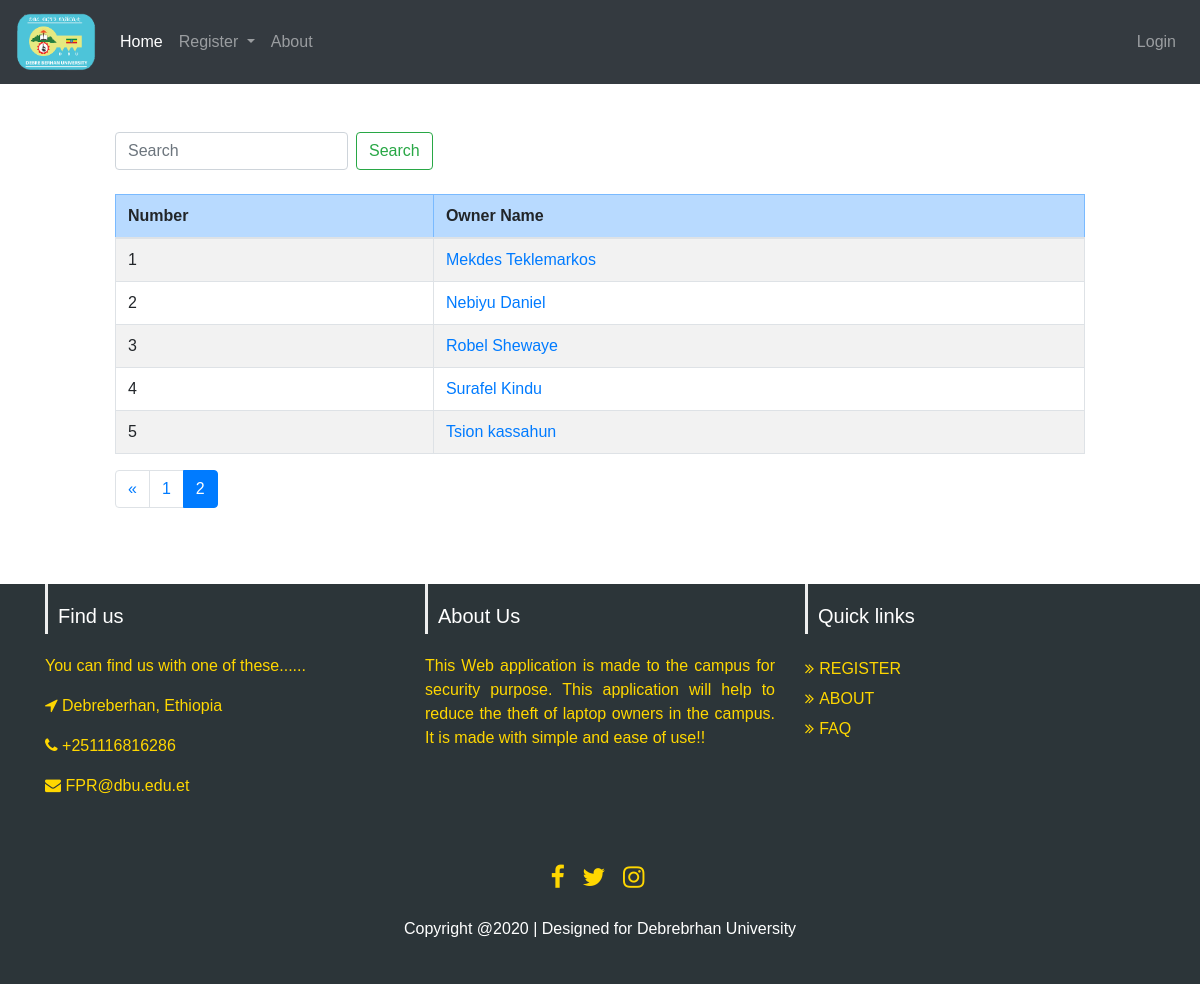
The app's page /qr/student-owners/?page=2 with its own data.
### QR/models.py (models this page shows, shortened)
class Owner(models.Model):
    STUDENT = 'ST'
    TEACHER = 'TE'
    STAFF = 'SA'
    OWNER_TYPE_CHOICES = [
        (STUDENT, 'Student'),
        (TEACHER, 'Teacher'),
        (STAFF, 'Staff'),
    ]
    owner_type = models.CharField(
        max_length=2,
        choices=OWNER_TYPE_CHOICES,
        default=STUDENT,
    )
    owner_first_name = models.CharField(max_length=100)
    owner_last_name= models.CharField(max_length=100)
    department= models.CharField(max_length=100)
    phone_number = models.CharField(max_length=50)
    owner_id = models.CharField(max_length=50)
    image = models.ImageField(null=True, upload_to='owner_image',)

### QR/views.py (the view)
# urls.py: path('student-owners/', views.student_ownerlist, name='list_student_owners'),
def student_ownerlist(request):
    owners = Owner.objects.filter(owner_type=Owner.STUDENT).order_by('owner_first_name', 'owner_last_name')
    paginator = Paginator(owners, 5)
    page_number = request.GET.get('page')
    owners = paginator.get_page(page_number)
    return render(request, 'list_owners.html', {'owners': owners})

### QR/templates/list_owners.html (shortened to what this page needs)
{% extends 'base.html' %}
{% block content %}
<div >
    <form class="form-inline my-2 my-lg-0" action="{% url 'QR:search' %}" method="POST">
        <input name="owner_id" class="form-control mr-sm-2" type="search" placeholder="Search" aria-label="Search">
        <button class="btn btn-outline-success my-2 my-sm-0" type="submit">Search</button>
    </form>
</div><br>
<table class="table table-hover table-bordered table-striped ">
    <thead>
    <tr class="table-primary">
        <th>Number</th>
        <th>Owner Name</>
    </tr>
    </thead>
    <tbody>
    {% for Owner in owners %}
    <tr>
        <td>{{forloop.counter}}</td>
        <td><a href="{% url 'QR:detail' Owner.id %}">{{ Owner.owner_first_name }}  {{ Owner.owner_last_name }}</a></td>
    </tr>
    {% endfor %}
</tbody>
</table>
<ul class="pagination">
    {% if owners.has_previous %}
    <li class="page-item">
        <a href="?page={{ owners.previous_page_number }}" class="page-link">&laquo</a>
    </li>
    {% endif%}
    {% for owner in owners.paginator.page_range %}
    {% if owners.number == owner %}
        <li class="page-item active">
            <a href="?page={{ owner }}" class="page-link">{{ owner }}</a>
        </li>
    {% else %}
    <li class="page-item">
        <a href="?page={{ owner }}" class="page-link">{{ owner }}</a>
    </li>
    {% endif %}
    {% endfor %}
</ul>
{% endblock %}

### QR/static/style.css (style rules this page uses)
html { position: relative; min-height: 100%; }

### records on screen
Owner: owner_first_name "Mekdes", owner_last_name "Teklemarkos"
Owner: owner_first_name "Nebiyu", owner_last_name "Daniel"
Owner: owner_first_name "Robel", owner_last_name "Shewaye"
Owner: owner_first_name "Surafel", owner_last_name "Kindu"
Owner: owner_first_name "Tsion", owner_last_name "kassahun"

### other values on screen
{{ owner }} "1"
{{ owner }} "2"
